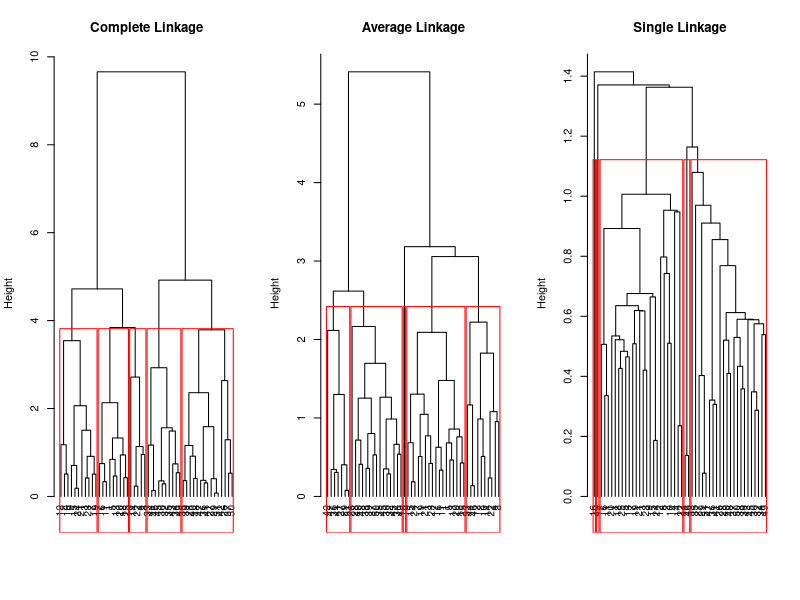
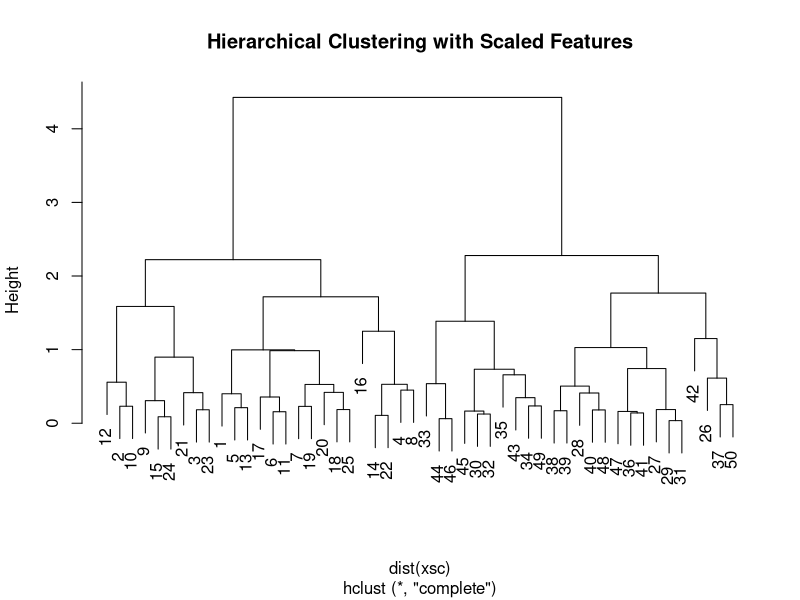
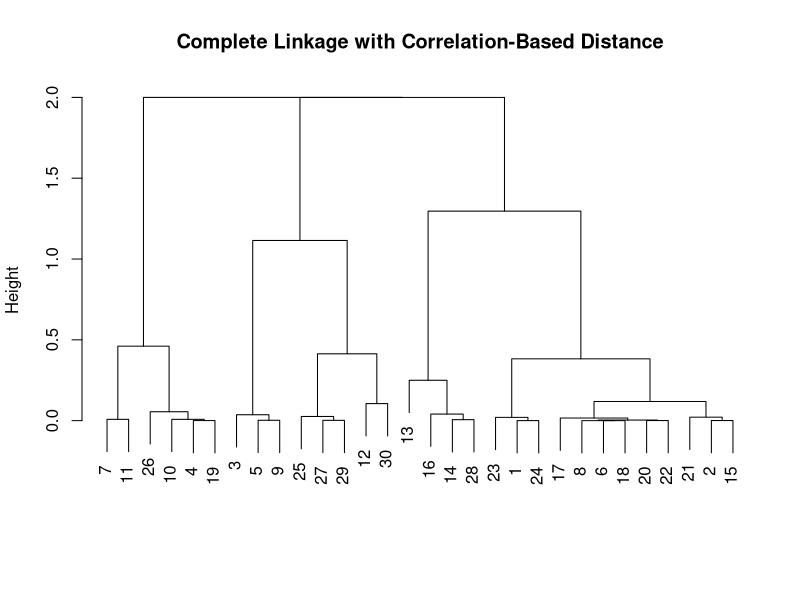
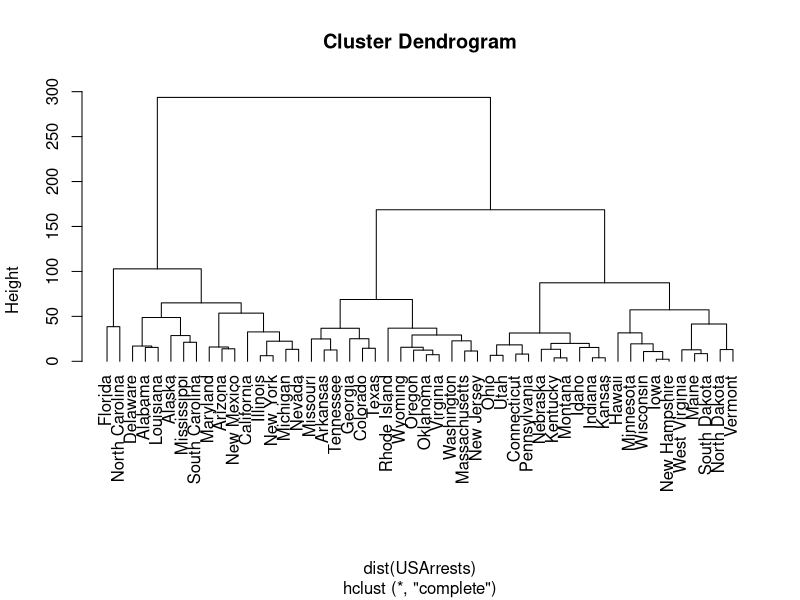
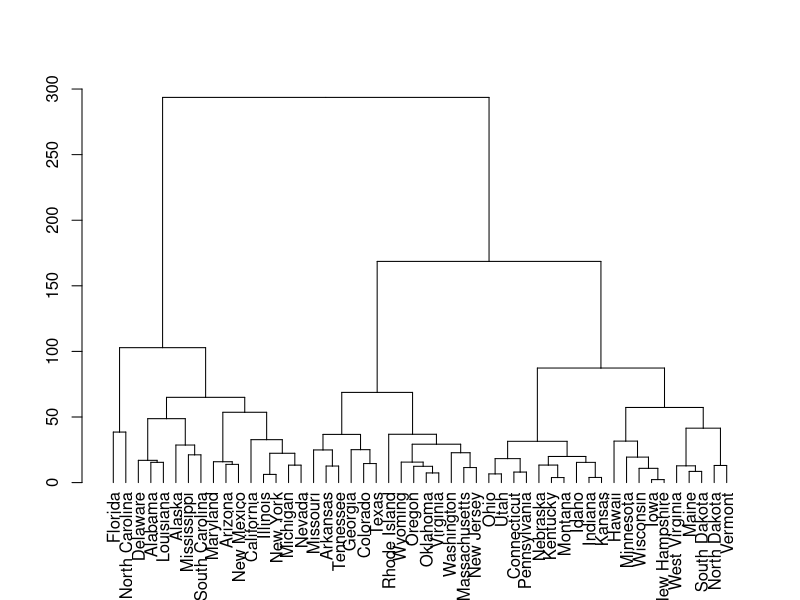
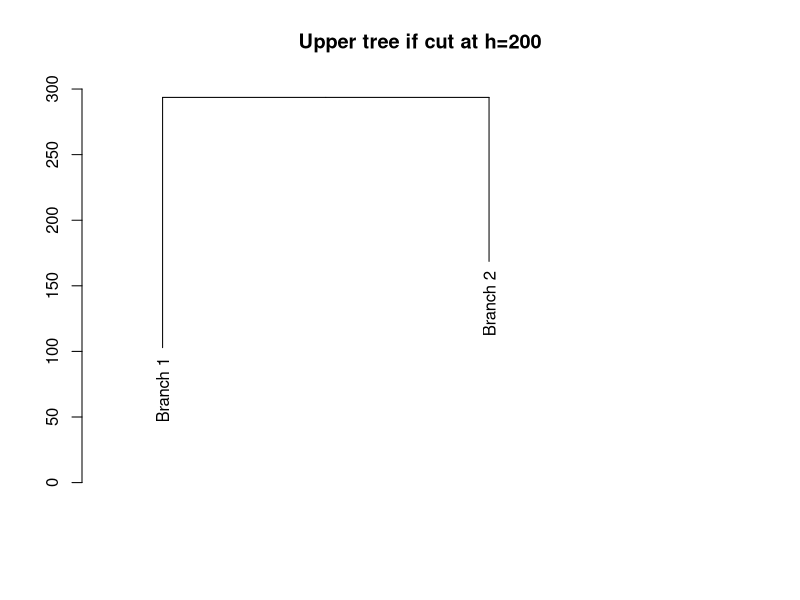
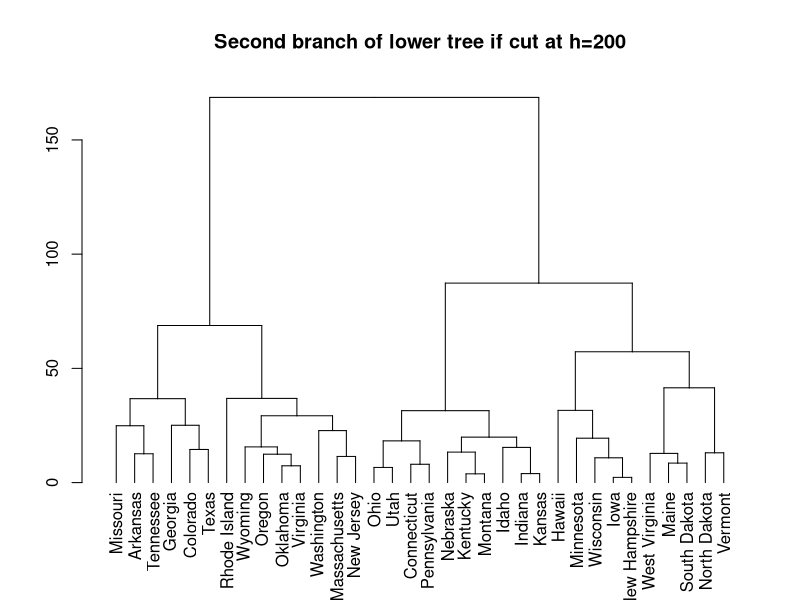

R code for these plots, in order:
#prepare random data for hierachical clustering analysis 
set.seed(2)
x=matrix(rnorm(50*2), ncol=2)
x[1:25,1]=x[1:25,1]+3
x[1:25,2]=x[1:25,2]-4


#create hierarchical clustering dendrogram using complete, single, and average
#linkage clustering, with Euclidean distance as the dissimilarity measure.
#
#the dist() function is used to compute the 50x50 inter-observation Euclidean distance matrix.
hc.complete=hclust(dist(x), method="complete")
hc.average=hclust(dist(x), method="average")
hc.single=hclust(dist(x), method="single")


#plot the dendrogram for three hierarchical clustering alove.
par(mfrow=c(1,3))
plot(hc.complete, hang = -1, main="Complete Linkage", xlab="", sub="", cex=.9)
rect.hclust(hc.complete, k=5, border="red")
plot(hc.average, hang = -1, main="Average Linkage", xlab="", sub="", cex=.9)
rect.hclust(hc.average, k=5, border="red")
plot(hc.single, hang = -1, main="Single Linkage", xlab="", sub="", cex=.9)
rect.hclust(hc.single, k=5, border="red")
par(mfrow=c(1,1))


#output the cluster label of each observation, k determines the number of cluster
#for this data, complete and average linkage generally separate the observations 
#into their correct groups. 
#however, single linkage identiﬁes one point as belonging to its own cluster.
cutree(hc.complete, k=2)
cutree(hc.average, k=2)
cutree(hc.single, k=2)
cutree(hc.single, k=4)


#To scale the variables before performing hierarchical clustering of the observations, 
#we use the scale() function
xsc=scale(x)
plot(hclust(dist(xsc), method="complete"), main="Hierarchical Clustering with Scaled Features")


#calculate correlated-based distance
#plot the dendrogram based on the cluster with correlated based distance 
x=matrix(rnorm(30*3), ncol=3)
dd=as.dist(1-cor(t(x)))
plot(hclust(dd, method="complete"), main="Complete Linkage with Correlation-Based Distance", xlab="", sub="")


#show USArrests data 
summary(USArrests)
data=scale(USArrests)
summary(data)
#draw hierarchical cluster 
hc=hclust(dist(USArrests))
plot(hc, hang=-1)
#change hclust object into dendrograms object
hcd=as.dendrogram(hc)
plot(hcd)
#zoom in the dendrogram plot 
plot(cut(hcd,h=200)$upper, main="Upper tree if cut at h=200")
plot(cut(hcd,h=200)$lower[[2]], main="Second branch of lower tree if cut at h=200")
